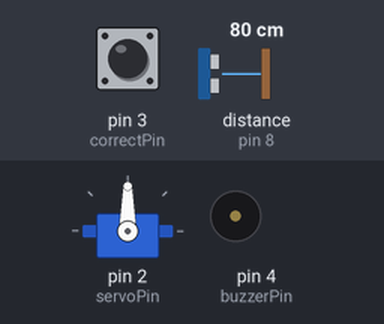
The sketch below on a simulated Arduino Uno, built with avr-gcc and run on an emulated ATmega328P. Shown: servo, buzzer (waves = sounding). The inputs (shaded band) are chosen by the test bench; at power-on: pin 3 (correctPin) HIGH, distance to the obstacle (sensor on pin 8) 80 cm. The echo pulse lasts 58.3 µs per cm.

Above: at 1.2 s.
1.3 s: pin 3 (correctPin) pulled LOW for 0.15 s
At 1.45 s:
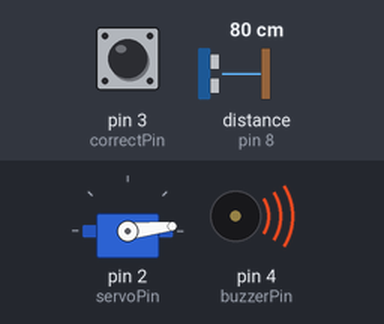
At 2.65 s:
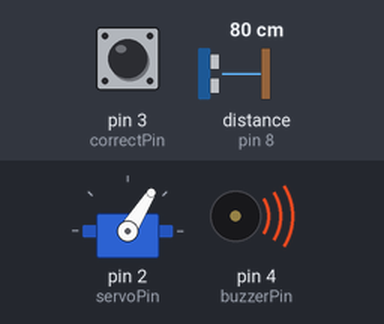
8.8 s: distance to the obstacle (sensor on pin 8) set to 14 cm
11.8 s: distance to the obstacle (sensor on pin 8) set to 11 cm
13.3 s: pin 3 (correctPin) pulled LOW for 1 s
At 14.05 s:
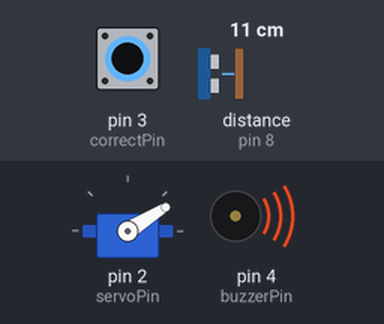
Timing chart, 0 to 16.9 s (numbered marks = the images above; inputs shaded):
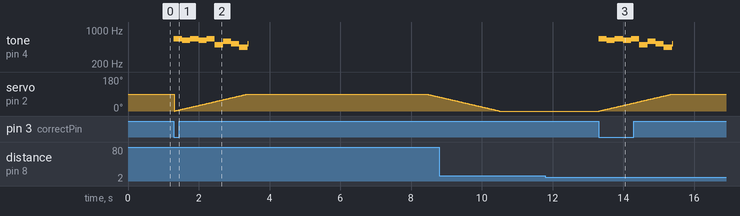

The sketch:

C_board.ino
```cpp
#include <Servo.h>
Servo servo;

#define TRIG 9 //TRIG 핀 설정 (초음파 보내는 핀)
#define ECHO 8 //ECHO 핀 설정 (초음파 받는 핀)

int pos = 0;
byte correctPin = 3;
byte servoPin = 2;
byte buzzerPin = 4;
int n = 0;

long duration;
long distance;

int debounce_sensor=0;
volatile int state_correct=0;

int state_door=0;

int correctSound[] = {659, 622, 659, 622, 659, 493, 587, 523, 440};
int wrongSound[] = {150, 150, 150, 150, 150, 600, 600, 600, 600, 600};

static unsigned long lastTime = 0;
void Inturrupt_correct()
{
  unsigned long now = millis();
  if((now-lastTime)>100)
  {
    state_correct=1; //
    lastTime=now; // 현재시간을 lasttime에 저장
  }
}

void setup() {
  // put your setup code here, to run once:

  pinMode(TRIG, OUTPUT);
  pinMode(ECHO, INPUT);

  pinMode(correctPin, INPUT_PULLUP);
  pinMode(buzzerPin, OUTPUT);

  attachInterrupt(digitalPinToInterrupt(correctPin),Inturrupt_correct,FALLING);

  servo.attach(servoPin);
}

// 미 미플랫 미 미플랫 미 시 레 도 라
// 659, 622, 659, 622, 659, 493, 587, 523, 440

void loop() {
  // put your main code here, to run repeatedly:
  if(state_correct==1){
    state_correct=0;
    for(pos = 0; pos <= 90; pos += 1){
      if(pos % 10 == 0){
        tone(buzzerPin, correctSound[pos / 10]);
      }
      servo.write(pos);
      delay(23);
      }
      noTone(buzzerPin);
      delay(2000);
      state_door=1;
  }

  if(state_door==1)
  {
    long duration, distance;

    digitalWrite(TRIG, LOW);
    delayMicroseconds(2);
    digitalWrite(TRIG, HIGH);
    delayMicroseconds(10);
    digitalWrite(TRIG, LOW);

    duration = pulseIn (ECHO, HIGH);
    distance = duration * 17 / 1000;


    if(distance >= 12)
    {
      debounce_sensor++;
      if(debounce_sensor>3)
      {
        debounce_sensor=0;
        state_door=0;

        for(pos = 90; pos >= 0; pos -= 1)
        {
          servo.write(pos);
          delay(23);
        }
      }
    }
    delay(1000);
  }
}
```

Measured:
- after the input at 1.3 s, tone on pin 4 (buzzerPin): plays 659 Hz for 0.23 s, 622 Hz for 0.23 s, 659 Hz for 0.23 s, 622 Hz for 0.23 s, 659 Hz for 0.23 s, 493 Hz for 0.23 s … (10 notes in this stretch), starting at once
- after the input at 11.8 s, every drawn part: stays the same
- after the input at 13.3 s, tone on pin 4 (buzzerPin): plays 659 Hz for 0.23 s, 622 Hz for 0.23 s, 659 Hz for 0.23 s, 622 Hz for 0.23 s, 659 Hz for 0.23 s, 493 Hz for 0.23 s … (10 notes in this stretch), starting at once; servo on pin 2 (servoPin): moves from 0° to 90° over 2.1 s, starting at once
